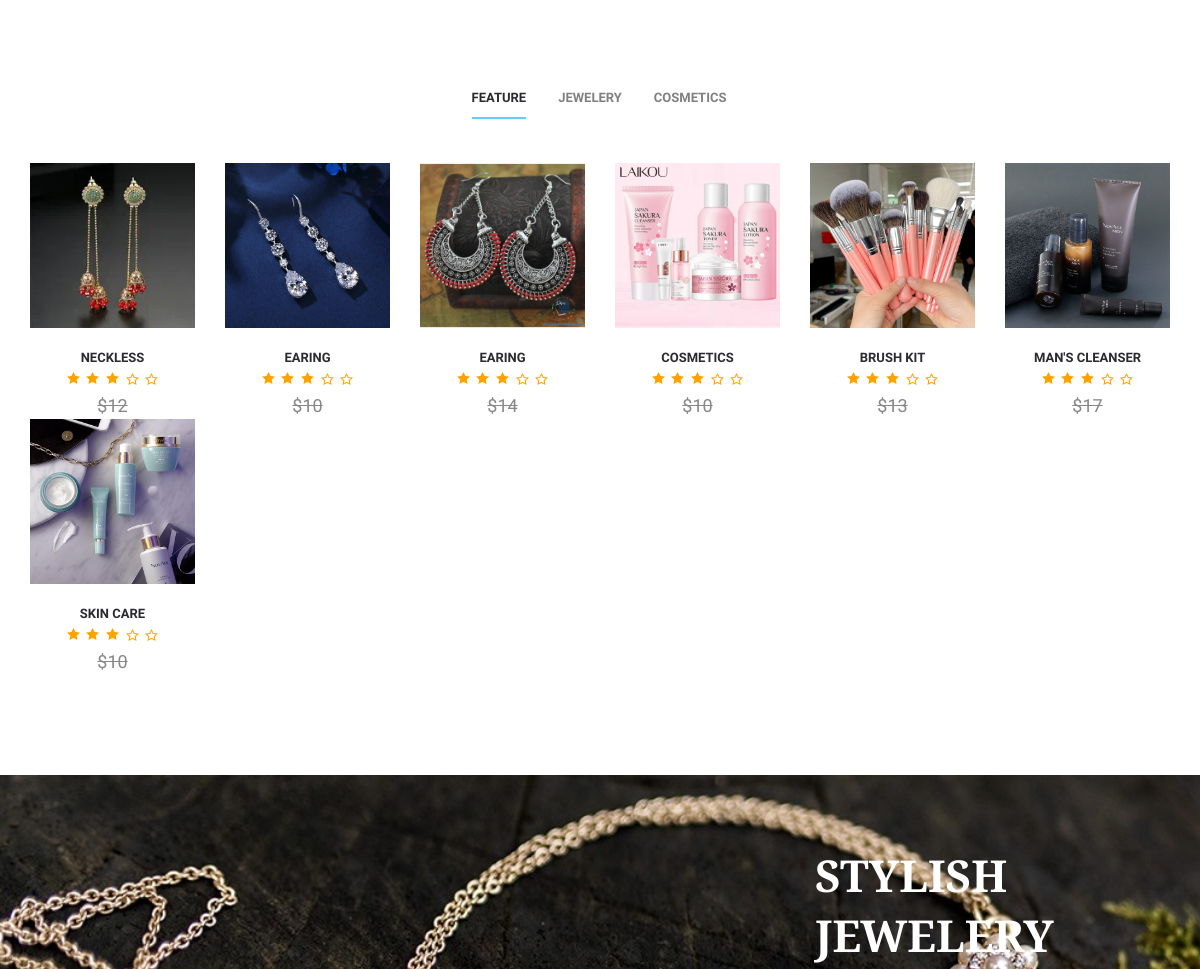
Page /products.php (signed in, middle part) on the earlier database version.
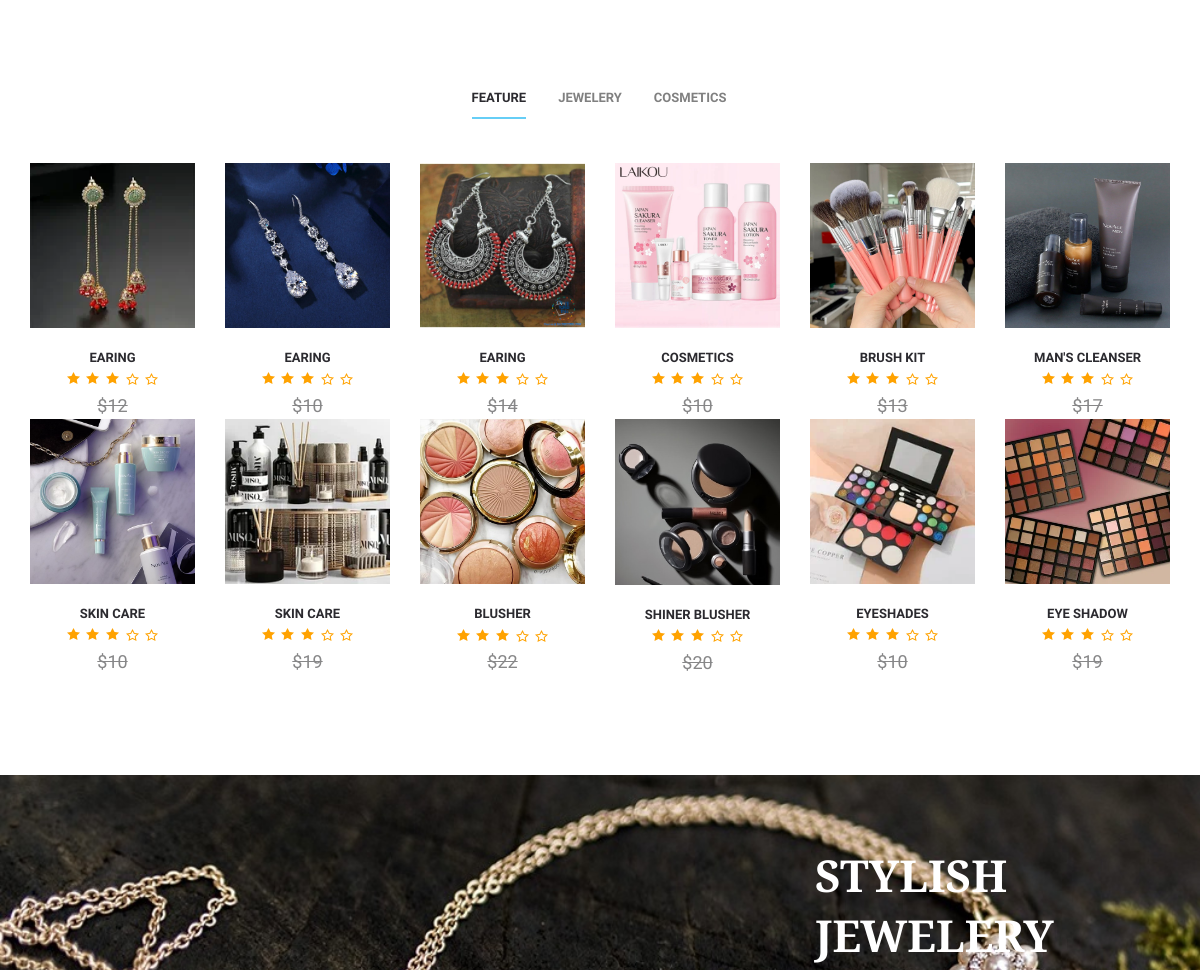
Same page on the later database version.
### tables this page shows
CREATE TABLE `products` (
  `id` int(11) NOT NULL,
  `title` varchar(255) NOT NULL,
  `image` varchar(255) NOT NULL,
  `price` varchar(255) NOT NULL,
  `status` tinyint(4) NOT NULL DEFAULT 1
);

### products.php (the view, shortened to what this page needs)
<?php
 include('includes/navbar.php');
 include('includes/config.php');
 ?>
 <html>
              <div class="newest" id="newest">
                  <div class="container">
                      <div class="newest-content">
                          <div class="newest-tab">
                              <ul id="myTab" class="nav nav-tabs newest" role="tablist">
                                  <li role="presentation" class="active">
                                      <a href="feature.php" id="cat-1" role="tab" data-toggle="tab" aria-controls="1" aria-expanded="true">Feature</a>
                                  </li>
                                  <li role="presentation">
                                      <a href="jewelery.php" role="tab" id="cat-2" data-toggle="tab" aria-controls="2">Jewelery</a>
                                  </li>
                                  <li role="presentation">
                                      <a href="cosmetics.php" role="tab" id="cat-3" data-toggle="tab" aria-controls="3">Cosmetics</a>
                                  </li>
                              </ul>
                              <div id="myTabContent" class="tab-content">
                                  <div role="tabpanel" class="tab-pane fade in active" id="1" aria-labelledby="cat-1">
                                      <div class="row clearfix">
                                      <?php
                                    $productsfetch = "SELECT * from products";
                                    $runquery = mysqli_query($connection, $productsfetch);
                                    if(mysqli_num_rows($runquery) > 0){
                                        while($row = mysqli_fetch_assoc($runquery)){
                                    ?>
                                          <div class="col-md-4 col-lg-2 col-sm-12">
                                              <div class="product-fade">
													<div class="product-fade-wrap">
                                                        <div id="product-image" class="">
                                                            <div class="item"><img src="<?php echo 'images/' . $row['image'];?>" alt="" class="img-responsive"></div>
                                                        </div>
													</div>
                                              </div>
                                              <div class="product-name">
                                                  <a href=""><?php echo $row['title'];?></a>
                                              </div>
                                              <div class="star-1"></div>
                                              <div class="product-price">
                                                  <span><?php echo $row['price'];?></span>
                                              </div>
                                          </div>
                                    <?php
                                                }
                                            }
                                            ?>
                                      </div>
                                  </div>
                              </div>
                          </div>
                      </div>
                  </div>
              </div>
              <div class="content-offers" style="background:url(images/slider5.jpg); background-size: cover;">
                  <div class="container">
                      <div class="ct-offers">
                          <div class="ct-offers-title" style="color: white; margin-left: 80px;">Stylish Jewelery</div>
                      </div>
                  </div>
              </div>
          </div>
<?php
include('includes/footer.php')
?>

### includes/navbar.php (shortened to what this page needs)
<!DOCTYPE html>
<html lang="en">
  <head>
    <link href='font-awesome/css/font-awesome.css' rel='stylesheet' type='text/css'>
    <link href="css/bootstrap.min.css" rel="stylesheet">
    <link href="style.css" rel="stylesheet">
    <link href="responsive.css" rel="stylesheet">
    <link href="css/owl.carousel.css" rel="stylesheet">
    <link href="css/owl.theme.css" rel="stylesheet">
    <link href="css/owl.transitions.css" rel="stylesheet">
    <link href="css/prettyPhoto.css" rel="stylesheet">
  </head>
  <body bgcolor="white">
      <div id="wrapper" class="homepage-1">

### includes/footer.php (shortened to what this page needs)
<html>
</html>
  </body>
</html>

Differences in the rows shown:
changed products (number 1 of 12 on the later page): title "NECKLESS" → "EARING"
added products: image (picture), title "SKIN CARE", price "$19"
added products: image (picture), title "BLUSHER", price "$22"
added products: image (picture), title "SHINER BLUSHER", price "$20"
added products: image (picture), title "EYESHADES", price "$10"
added products: image (picture), title "EYE SHADOW", price "$19"
